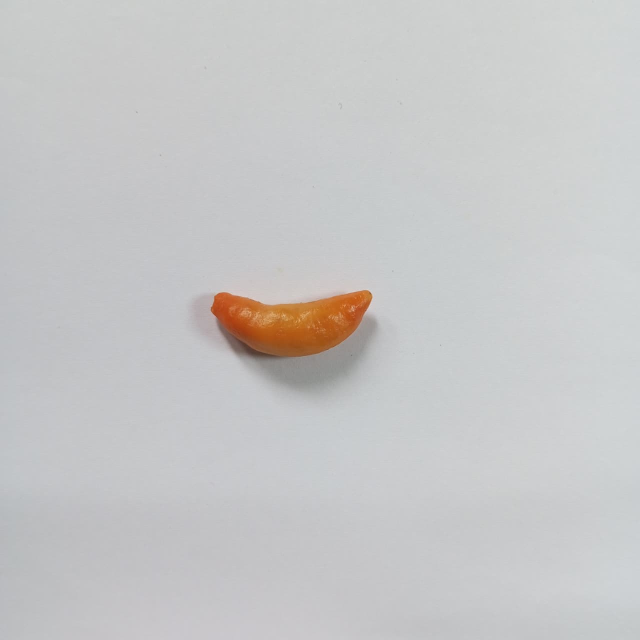
#> input picture data_asli/matang/matang1.jpg, 1280 x 1280 px (shown at 1/2 size)
$ python -i utils.py   (imports and definitions only)
#> lines starting #> are read from the running program, lines starting #| are printed output that depends on the picture; after the words box and inside, x2 and y2 are one past the last pixel; in counts of white or black regions, pixels touching at a corner belong together
#> further down, picture is the input picture: shape (1280, 1280, 3); mean B, G, R 199, 198.7, 198.7
import cv2
import numpy as np

def crop_and_extract_hsv(image_bgr):
    """
    Preprocessing final untuk klasifikasi cabai rawit.
    Versi ini sangat stabil untuk:
    - mentah (hijau – kuning hijau)
    - setengah matang (oranye)
    - matang (merah)
    - non-cabai → INVALID
    """

    hsv = cv2.cvtColor(image_bgr, cv2.COLOR_BGR2HSV)
#> hsv: shape (1280, 1280, 3); mean H, S, V 95.6, 7.6, 201.7

    # ================================
    # MASK WARNA CABAI — versi terbaik
    # ================================
    # Merah
    lower_red1 = np.array([0, 40, 30])
    upper_red1 = np.array([10, 255, 255])
    lower_red2 = np.array([160, 40, 30])
    upper_red2 = np.array([180, 255, 255])
    mask_red = cv2.bitwise_or(
        cv2.inRange(hsv, lower_red1, upper_red1),
        cv2.inRange(hsv, lower_red2, upper_red2)
    )
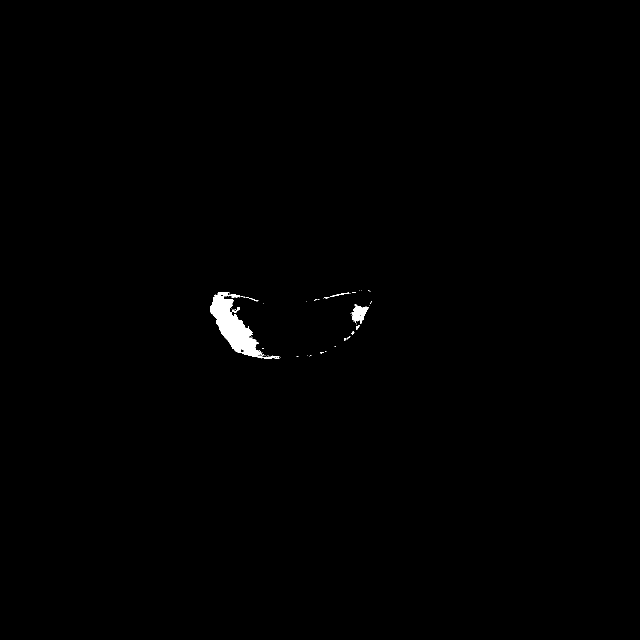
#> mask_red: shape (1280, 1280) (shown at 1/2 size); 0.43% white; 50 white regions (44 under 20 px), largest, box (x1, y1, x2, y2) and area: (420, 584, 559, 718) 5971, (703, 608, 738, 648) 737, (660, 585, 699, 594) 70, (491, 594, 517, 603) 34, (712, 650, 720, 660) 34, (702, 663, 709, 669) 25

    # Oranye (disempitkan!)
    lower_orange = np.array([15, 45, 35])
    upper_orange = np.array([25, 255, 255])
    mask_orange = cv2.inRange(hsv, lower_orange, upper_orange)
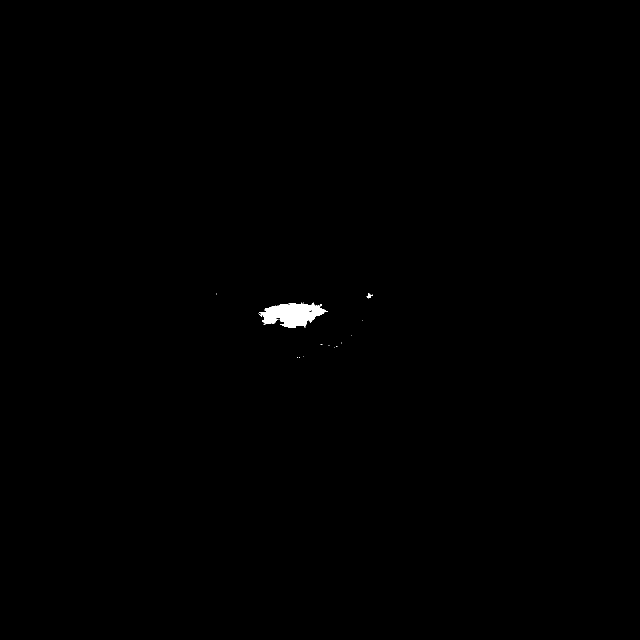
#> mask_orange: shape (1280, 1280) (shown at 1/2 size); 0.26% white; 17 white regions (15 under 20 px), largest, box (x1, y1, x2, y2) and area: (518, 605, 656, 655) 4235, (733, 587, 746, 597) 64

    # Hijau (diperluas untuk mengamankan mentah)
    lower_green = np.array([26, 35, 30])
    upper_green = np.array([95, 255, 255])
    mask_green = cv2.inRange(hsv, lower_green, upper_green)
#> mask_green: shape (1280, 1280); every value is 0

    # Gabungkan
    mask = cv2.bitwise_or(mask_red, cv2.bitwise_or(mask_orange, mask_green))
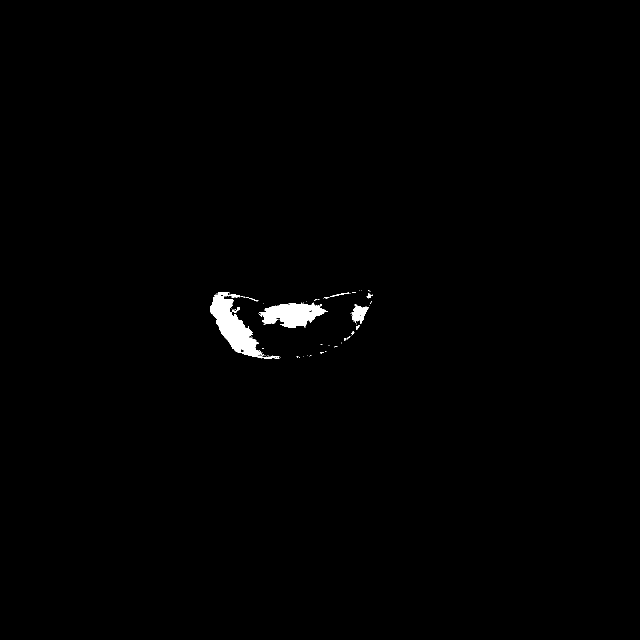
#> mask: shape (1280, 1280) (shown at 1/2 size); 0.69% white; 65 white regions (57 under 20 px), largest, box (x1, y1, x2, y2) and area: (420, 584, 559, 718) 5973, (518, 605, 656, 655) 4235, (703, 608, 738, 648) 738

    # ================================
    # NOISE CLEANING
    # ================================
    kernel = np.ones((5, 5), np.uint8)
    mask = cv2.morphologyEx(mask, cv2.MORPH_CLOSE, kernel)
#> mask: shape (1280, 1280); 0.74% white; 31 white regions (22 under 20 px), largest, box (x1, y1, x2, y2) and area: (420, 584, 561, 718) 6487, (516, 603, 656, 655) 4435, (701, 608, 738, 648) 795
    mask = cv2.morphologyEx(mask, cv2.MORPH_OPEN, kernel)
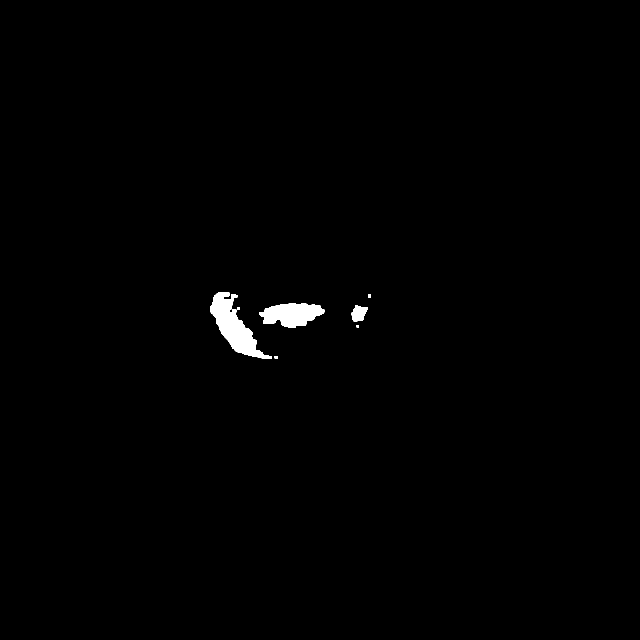
#> mask: shape (1280, 1280) (shown at 1/2 size); 0.7% white; 7 white regions

    # ================================
    # CARI KONTOUR
    # ================================
    contours, _ = cv2.findContours(mask, cv2.RETR_EXTERNAL, cv2.CHAIN_APPROX_SIMPLE)
#> contours = 7 contours, 1 with area under 20; largest, box (x1, y1, x2, y2) and area: (420, 584, 544, 717) 6012, (518, 607, 649, 655) 4180, (703, 610, 736, 643) 694, (736, 589, 742, 596) 30, (549, 712, 556, 717) 24, (474, 614, 479, 620) 20
    if not contours:
        return None, False

    cnt = max(contours, key=cv2.contourArea)
#> cnt = contour of 196 points, box (x1, y1, x2, y2) (420, 584, 544, 717), area 6012
    area = cv2.contourArea(cnt)
#> area = 6011.5

    h_img, w_img = image_bgr.shape[:2]
#> h_img = 1280; w_img = 1280
    if area < 0.005 * (h_img * w_img):
        return None, False

    # ================================
    # VALIDASI BENTUK CABAI (memanjang)
    # ================================
    x, y, w, h = cv2.boundingRect(cnt)
    ratio = max(w, h) / (min(w, h) + 1e-5)

    if ratio < 1.8:  # tetap longgar namun aman
        return None, False

    # ================================
    # CROP
    # ================================
    pad = 8
    x = max(x - pad, 0)
    y = max(y - pad, 0)
    w = min(w + 2 * pad, image_bgr.shape[1] - x)
    h = min(h + 2 * pad, image_bgr.shape[0] - y)

    cropped = image_bgr[y:y + h, x:x + w]
    resized = cv2.resize(cropped, (150, 150))

    # ================================
    # HITUNG HSV
    # ================================
    hsv_crop = cv2.cvtColor(resized, cv2.COLOR_BGR2HSV)

    # Mask agar hanya area cabai yg dihitung
    mask_crop = cv2.inRange(hsv_crop, np.array([0, 30, 20]), np.array([180, 255, 255]))
    if np.count_nonzero(mask_crop) == 0:
        return None, False

    h, s, v = cv2.split(hsv_crop)
    h_vals = h[mask_crop > 0]
    s_vals = s[mask_crop > 0]
    v_vals = v[mask_crop > 0]

    if h_vals.size == 0:
        return None, False

    h_mean = float(np.median(h_vals))
    s_mean = float(np.median(s_vals))
    v_mean = float(np.median(v_vals))

    # Validasi minimal cahaya
    if v_mean < 20 or s_mean < 15:
        return None, False

    # ================================
    # VALIDASI HUE KHUSUS CABAI
    # ================================
    # Merah
    if (0 <= h_mean <= 7) or (160 <= h_mean <= 180):
        return (h_mean, s_mean, v_mean), True  # MATANG

    # Setengah matang (oranye)
    if 12 <= h_mean <= 24 and s_mean >= 60:
        return (h_mean, s_mean, v_mean), True  # SETENGAH_MATANG

    # Mentah (hijau – kuning hijau)
    if 25 <= h_mean <= 75 and s_mean >= 50:
        return (h_mean, s_mean, v_mean), True  # MENTAH

    # Selain hue cabai → INVALID
    return None, False

>>> import cv2
>>> picture = cv2.imread('data_asli/matang/matang1.jpg')
>>> result = crop_and_extract_hsv(picture)

$ run again, on data_asli/matang/matang10.jpg
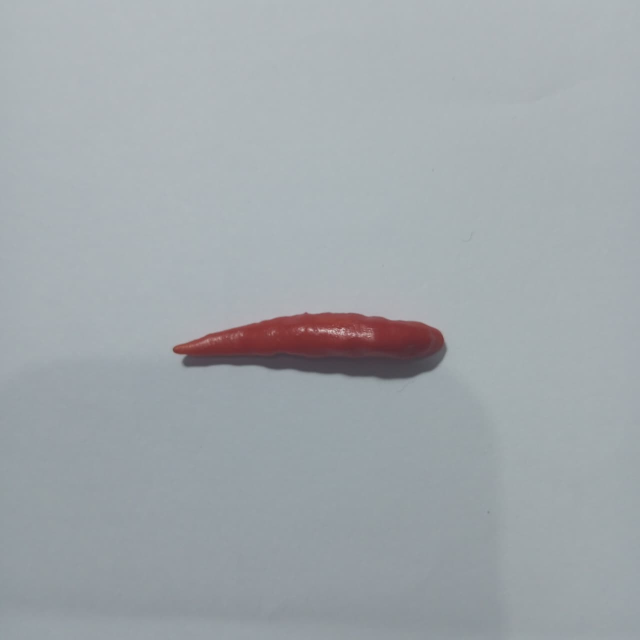
#> input picture data_asli/matang/matang10.jpg, 1280 x 1280 px (shown at 1/2 size)
#> picture is the input picture: shape (1280, 1280, 3); mean B, G, R 171.4, 167.4, 161
#> hsv: shape (1280, 1280, 3); mean H, S, V 100.7, 20.2, 172.7
#> in crop_and_extract_hsv, `mask_red = cv2.bitwise_or( cv2.inRange(hsv, lower_red1, upper_red1), c..`:
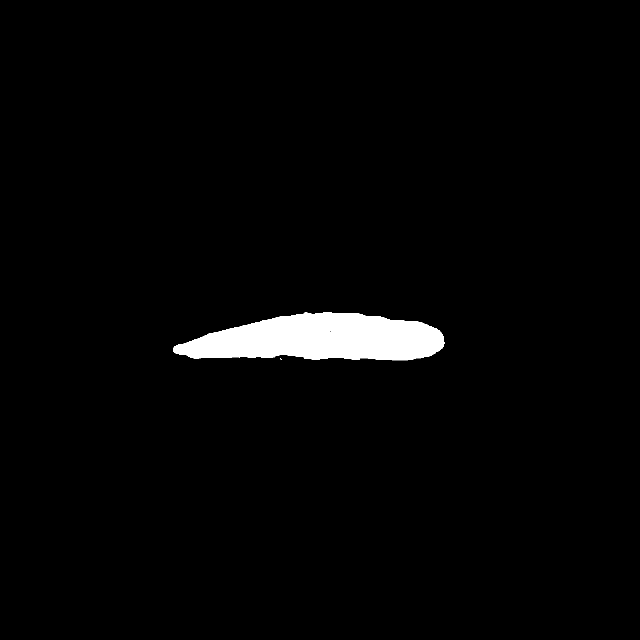
#> mask_red: shape (1280, 1280) (shown at 1/2 size); 2.3% white; 2 white regions (1 under 20 px), largest, box (x1, y1, x2, y2) and area: (346, 625, 889, 721) 37929
#> mask_orange: shape (1280, 1280); every value is 0
#> contours = 1 contour; box (x1, y1, x2, y2) and area: (346, 625, 888, 721) 37450
#> cnt = contour of 332 points, box (x1, y1, x2, y2) (346, 625, 888, 721), area 37450
#> area = 37449.5
#> in crop_and_extract_hsv, `x, y, w, h = cv2.boundingRect(cnt)`: x = 346; y = 625; w = 542; h = 96
#> ratio = 5.65
#> in crop_and_extract_hsv, `x = max(x - pad, 0)`: x = 338
#> in crop_and_extract_hsv, `y = max(y - pad, 0)`: y = 617
#> in crop_and_extract_hsv, `w = min(w + 2 * pad, image_bgr.shape[1] - x)`: w = 558
#> in crop_and_extract_hsv, `h = min(h + 2 * pad, image_bgr.shape[0] - y)`: h = 112
#> hsv_crop: shape (150, 150, 3); mean H, S, V 119.1, 79.7, 130.2
#> mask_crop: shape (150, 150); 65.9% white; 4 black regions (3 under 20 px), largest, box (x1, y1, x2, y2) and area: (0, 0, 150, 150) 7656
#> in crop_and_extract_hsv, `h, s, v = cv2.split(hsv_crop)`:
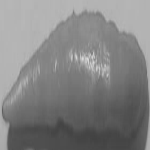
#> v: shape (150, 150); min 66, max 217, mean 130.2
#> h_vals = 14826 values, max 179 at index 7, min 0 at index 163, mean 119.5
#> s_vals = 14826 values, max 159 at index 9058, min 30 at index 14, mean 113.7
#> v_vals = 14826 values, max 217 at index 3680, min 67 at index 12920, mean 115.2
#> h_mean = 175
#> s_mean = 127
#> v_mean = 119
#> result = ((175, 127, 119), True)
